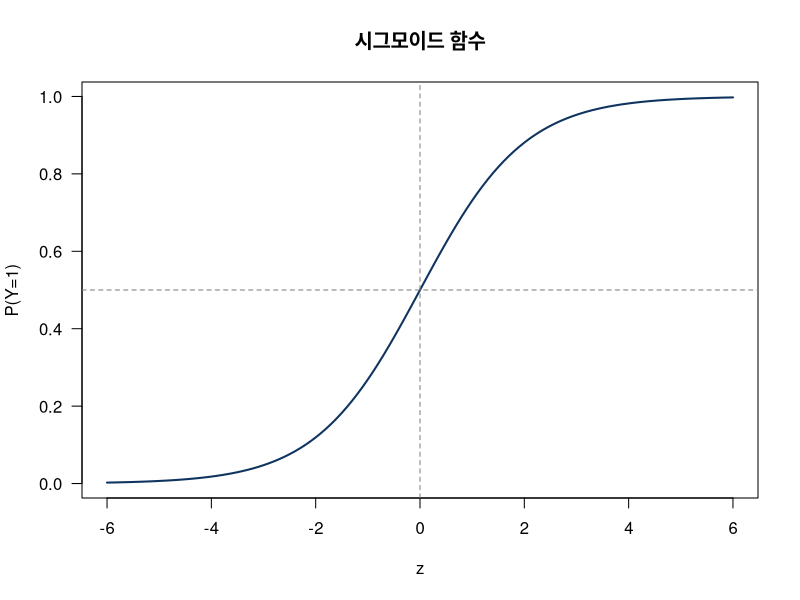
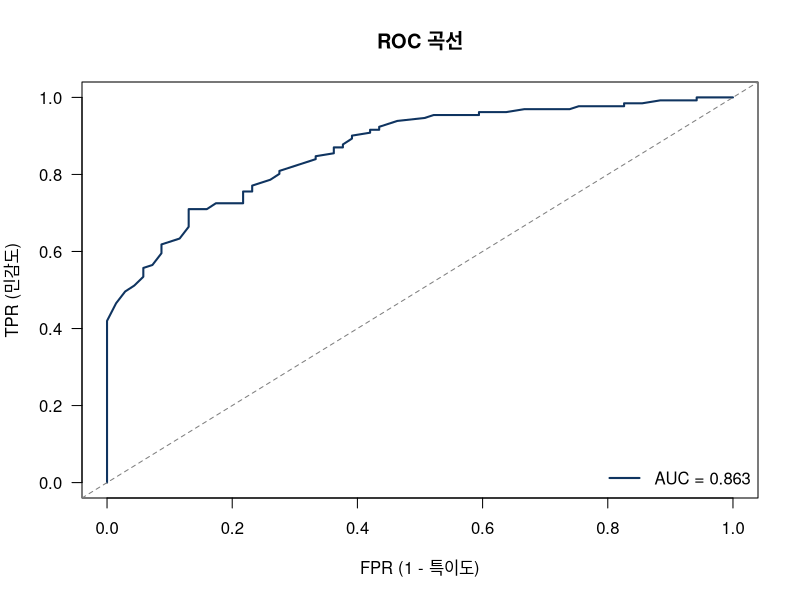
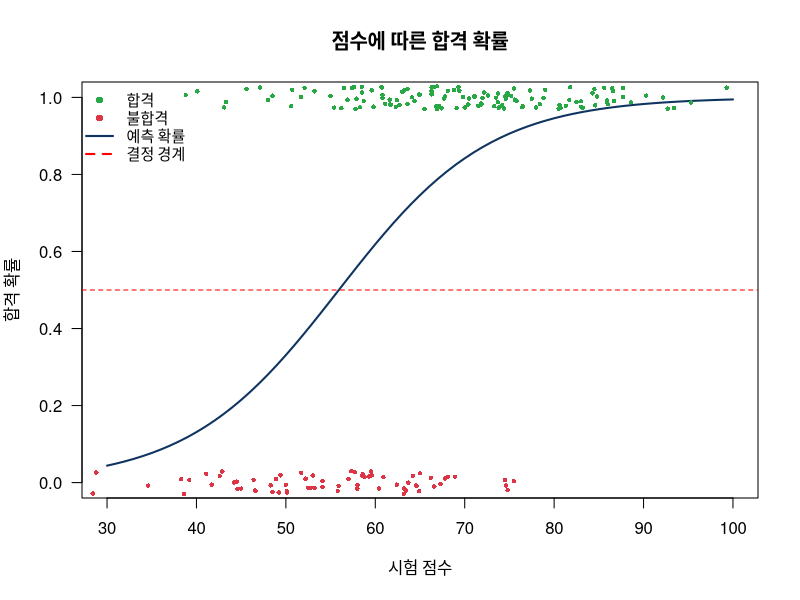

These charts were generated, in order, by the following R code:
## ---- chunk 1
# 시그모이드 함수 시각화
sigmoid <- function(z) 1 / (1 + exp(-z))

z <- seq(-6, 6, by = 0.1)
plot(z, sigmoid(z), type = "l", lwd = 2, col = "#0f3460",
     main = "시그모이드 함수", xlab = "z", ylab = "P(Y=1)",
     las = 1)
abline(h = 0.5, lty = 2, col = "gray50")
abline(v = 0, lty = 2, col = "gray50")
## ---- chunk 2
set.seed(42)
n <- 200

score <- round(rnorm(n, mean = 65, sd = 15), 1)
attendance <- round(runif(n, 50, 100), 1)

prob <- sigmoid(-8 + 0.08 * score + 0.05 * attendance)
pass <- rbinom(n, 1, prob)

students <- data.frame(
  점수 = score,
  출석률 = attendance,
  합격 = factor(pass, labels = c("불합격", "합격"))
)

head(students, 10)
table(students$합격)
## ---- chunk 3
model <- glm(합격 ~ 점수 + 출석률, data = students, family = binomial)
summary(model)
## ---- chunk 4
# 오즈비
exp(coef(model))

# 신뢰구간 포함
exp(cbind(OR = coef(model), confint(model)))
## ---- chunk 5
# 훈련 데이터에 대한 예측 확률
students$예측확률 <- predict(model, type = "response")

head(students[, c("점수", "출석률", "합격", "예측확률")], 10)
## ---- chunk 6
new_students <- data.frame(
  점수 = c(80, 50, 70),
  출석률 = c(90, 60, 75)
)

new_students$합격확률 <- predict(model, newdata = new_students, type = "response")
new_students$예측결과 <- ifelse(new_students$합격확률 >= 0.5, "합격", "불합격")
new_students
## ---- chunk 7
predicted_class <- ifelse(students$예측확률 >= 0.5, "합격", "불합격")
predicted_class <- factor(predicted_class, levels = c("불합격", "합격"))

confusion <- table(예측 = predicted_class, 실제 = students$합격)
confusion
## ---- chunk 8
accuracy <- sum(diag(confusion)) / sum(confusion)
precision <- confusion["합격", "합격"] / sum(confusion["합격", ])
recall <- confusion["합격", "합격"] / sum(confusion[, "합격"])
f1 <- 2 * precision * recall / (precision + recall)

cat(sprintf("정확도(Accuracy):  %.1f%%\n", accuracy * 100))
cat(sprintf("정밀도(Precision): %.1f%%\n", precision * 100))
cat(sprintf("재현율(Recall):    %.1f%%\n", recall * 100))
cat(sprintf("F1 Score:          %.3f\n", f1))
## ---- chunk 9
# 직접 ROC 계산
thresholds <- seq(0, 1, by = 0.01)
tpr <- sapply(thresholds, function(t) {
  pred <- ifelse(students$예측확률 >= t, 1, 0)
  actual <- as.numeric(students$합격 == "합격")
  sum(pred == 1 & actual == 1) / sum(actual == 1)
})
fpr <- sapply(thresholds, function(t) {
  pred <- ifelse(students$예측확률 >= t, 1, 0)
  actual <- as.numeric(students$합격 == "합격")
  sum(pred == 1 & actual == 0) / sum(actual == 0)
})

plot(fpr, tpr, type = "l", lwd = 2, col = "#0f3460",
     main = "ROC 곡선", xlab = "FPR (1 - 특이도)", ylab = "TPR (민감도)",
     las = 1)
abline(a = 0, b = 1, lty = 2, col = "gray50")

# AUC 근사 계산
auc <- sum(diff(sort(fpr)) * (tpr[order(fpr)][-1] + tpr[order(fpr)][-length(tpr)]) / 2)
legend("bottomright", legend = sprintf("AUC = %.3f", abs(auc)),
       col = "#0f3460", lwd = 2, bty = "n")
## ---- chunk 10
# 점수에 따른 합격 확률 (출석률 평균 고정)
score_range <- seq(30, 100, by = 1)
avg_att <- mean(students$출석률)

pred_df <- data.frame(점수 = score_range, 출석률 = avg_att)
pred_df$확률 <- predict(model, newdata = pred_df, type = "response")

plot(pred_df$점수, pred_df$확률, type = "l", lwd = 2, col = "#0f3460",
     main = "점수에 따른 합격 확률", xlab = "시험 점수", ylab = "합격 확률",
     las = 1, ylim = c(0, 1))
abline(h = 0.5, lty = 2, col = "red")

# 실제 데이터 포인트
actual <- as.numeric(students$합격 == "합격")
points(students$점수, jitter(actual, amount = 0.03),
       col = ifelse(actual == 1, "#28a745", "#dc3545"),
       pch = 16, cex = 0.6)
legend("topleft",
       legend = c("합격", "불합격", "예측 확률", "결정 경계"),
       col = c("#28a745", "#dc3545", "#0f3460", "red"),
       pch = c(16, 16, NA, NA), lty = c(NA, NA, 1, 2), lwd = 2,
       bty = "n", cex = 0.9)
## ---- chunk 11
# iris 데이터로 3-class 분류
library(nnet)

iris_model <- multinom(Species ~ ., data = iris, trace = FALSE)

# 예측
pred <- predict(iris_model, iris)
table(예측 = pred, 실제 = iris$Species)

# 정확도
cat(sprintf("정확도: %.1f%%\n", mean(pred == iris$Species) * 100))
## ---- chunk 12
# 독립변수 간 상관관계
cor(students[, c("점수", "출석률")])
